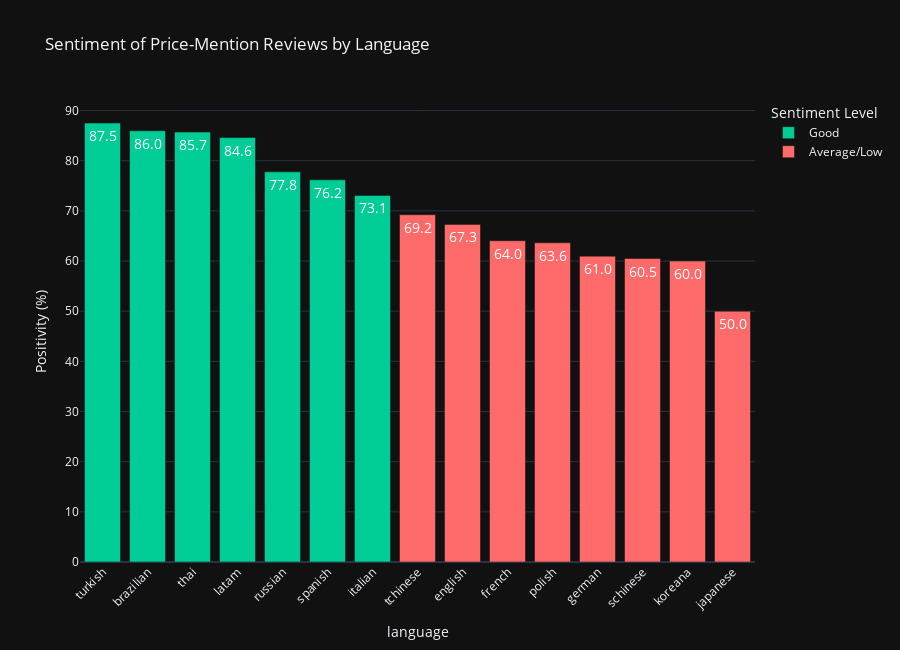

Notebook source saved alongside this figure:
### Code cell
fig = px.bar(
    price_positivity_plot,
    x="language",
    y=(price_positivity_plot["price_positivity"] * 100).fillna(0),
    title="Sentiment of Price-Mention Reviews by Language",
    color=(price_positivity_plot["price_positivity"] > 0.7).map({True: "Good", False: "Average/Low"}),
    color_discrete_map={"Good": "#00cc96", "Average/Low": "#ff6b6b"},
    text_auto=".1f",
    template="plotly_dark"
)

fig.update_traces(textposition="inside", textfont_size=14, textfont_color="white")
fig.update_layout(
    yaxis_title="Positivity (%)",
    yaxis_tickformat=".%",
    xaxis_tickangle=-45,
    height=650,
    showlegend=True,
    legend_title_text="Sentiment Level"
)

fig.show()

### Figure 1 — Plotly figure (JSON) as saved in the notebook; plotly's stock layout.template omitted (floating-point values rounded to 4 significant figures)
{"data": [{"hovertemplate": "color=Good<br>language=%{x}<br>y=%{y}<extra></extra>", "legendgroup": "Good", "marker": {"color": "#00cc96", "pattern": {"shape": ""}}, "name": "Good", "orientation": "v", "showlegend": true, "textposition": "inside", "texttemplate": "%{y:.1f}", "x": ["turkish", "brazilian", "thai", "latam", "russian", "spanish", "italian"], "xaxis": "x", "y": [87.5, 85.98, 85.71, 84.62, 77.78, 76.19, 73.08], "yaxis": "y", "type": "bar", "textfont": {"color": "white", "size": 14}}, {"hovertemplate": "color=Average/Low<br>language=%{x}<br>y=%{y}<extra></extra>", "legendgroup": "Average/Low", "marker": {"color": "#ff6b6b", "pattern": {"shape": ""}}, "name": "Average/Low", "orientation": "v", "showlegend": true, "textposition": "inside", "texttemplate": "%{y:.1f}", "x": ["tchinese", "english", "french", "polish", "german", "schinese", "koreana", "japanese"], "xaxis": "x", "y": [69.23, 67.31, 64.04, 63.64, 60.98, 60.49, 60.0, 50.0], "yaxis": "y", "type": "bar", "textfont": {"color": "white", "size": 14}}], "layout": {"xaxis": {"anchor": "y", "domain": [0.0, 1.0], "title": {"text": "language"}, "tickangle": -45}, "yaxis": {"anchor": "x", "domain": [0.0, 1.0], "title": {"text": "Positivity (%)"}, "tickformat": ".%"}, "legend": {"title": {"text": "Sentiment Level"}, "tracegroupgap": 0}, "title": {"text": "Sentiment of Price-Mention Reviews by Language"}, "barmode": "relative", "height": 650, "showlegend": true}}
